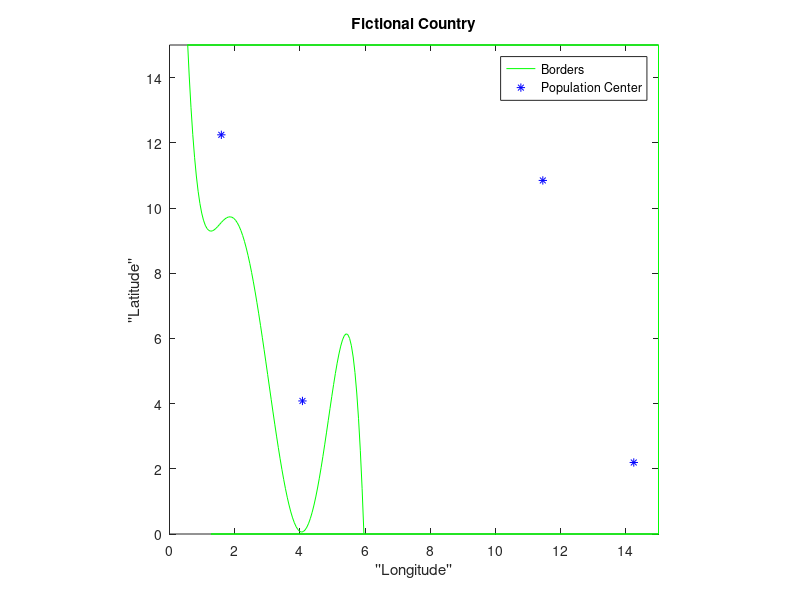
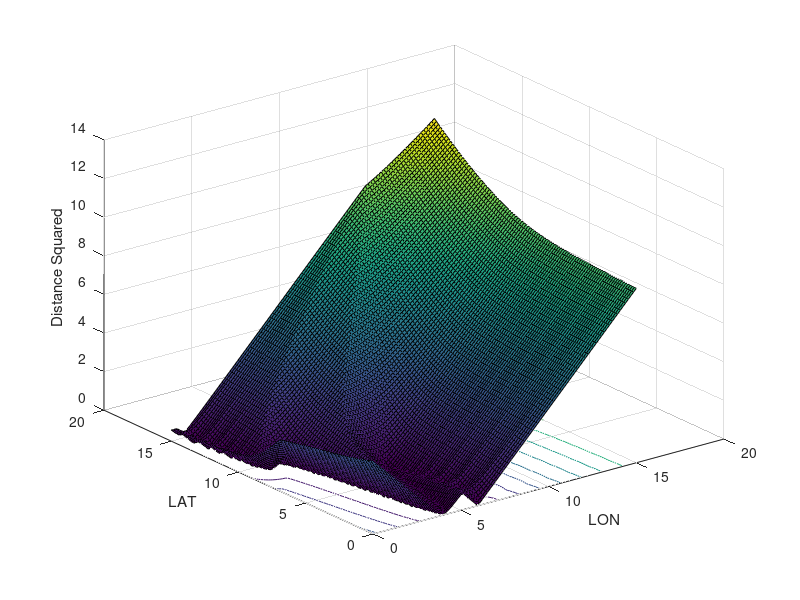

Source code (MATLAB) for these figures, in order: (Note: this script raises an error after producing the figures.)
clc; clear; close all

%% Defining the Coast

% Coefficients of polynomial that define the coastline have been
% predetermined (totally arbitrary, but still predetermined)
coastCoeff = load("coastPolyCoeffs.mat");
alphaStar = coastCoeff.alphaStar;

%Some linearly spaced x values
x = linspace(0.55,5.9625,100);

%The 5th-order polynomial that will define our coast:
fx = alphaStar(1,:) + alphaStar(2,:).*x + alphaStar(3,:).*x.^2 + alphaStar(4,:).*x.^3 ...
    + alphaStar(5,:).*x.^4 + alphaStar(6,:).*x.^5;

coast_line = @(x) alphaStar(1,:) + alphaStar(2,:).*x + alphaStar(3,:).*x.^2 + alphaStar(4,:).*x.^3 ...
    + alphaStar(5,:).*x.^4 + alphaStar(6,:).*x.^5;

%coast_line = @(x) -x+15

upper_bound = 15;
lower_bound = 0;
right_bound = 15;

options = optimset('Display','off');
x_bounds = [0 right_bound];
x_bounds = max(x_bounds, fsolve((@(x) (coast_line(x) - upper_bound)),0,options));
x_bounds = min(x_bounds, fsolve((@(x) (coast_line(x) - lower_bound)),0, options));

plot(x, fx,'g');
hold on

%%% Defining the borders of the country (just straight lines)

%Define upper border as straight line:
x1 = linspace(x_bounds(1), right_bound,2);
y1 = upper_bound.*ones(length(x1));
plot(x1,y1,'g','HandleVisibility','off')

%Define lower border as straight line:
x2 = linspace(x_bounds(2),right_bound ,2);
y2 = lower_bound.*ones(length(x2));
plot(x2,y2,'g','HandleVisibility','off')

%Define right side boarder as straight line:
xv = right_bound.*ones(2,1);
yv = linspace(lower_bound, upper_bound,length(xv));
plot(xv,yv,'g','HandleVisibility','off')


%% Plot some randomly selected population centers:
popCenters = [4.0783    4.0816;
              1.5899   12.2449;
             11.4516   10.8455;
             14.2416    2.1937;];
plot(popCenters(:,1),popCenters(:,2),'b*')

%% Add some titles and labels
legend("Borders","Population Center")
title("Fictional Country")
xlabel("''Longitude''")
ylabel("''Latitude''")
axis([0 right_bound lower_bound upper_bound]) 
axis equal

%% Distance to coastline

%Create a meshgrid of lat/lon coordinates
Lat = linspace(0,15,100);
Lon = linspace(0,15,100);
[LAT,LON] = meshgrid(Lat,Lon);

%Create distance variables:
D2Coast = zeros(length(x),1);    %At a given point, this is the distance to every point 
                           %on the function fx
minD2Coast = zeros(size(LAT));   %Minimum distance from each x,y coordinate to the line fx

for i = 1:length(LON)
    for j = 1:length(LAT)
        for n = 1:length(x)
            D2Coast(n) = sqrt((LON(i,j)-x(n))^2 + (LAT(i,j)-fx(n))^2);    %Calculate distance from coordinates to point on the line
        end
        minD2Coast(i,j) = unique(min(D2Coast));
    end
end
%Plot
figure(2)
surfc(LON,LAT,minD2Coast)
xlabel("LON")
ylabel("LAT")
zlabel("Distance Squared")

[string_poly, coeffs] = CreatePoly(6);
ft=fittype(string_poly, ...
           'independent', {'x','y'}, ...
           'dependent',{'z'}, ...
           'coefficients',coeffs');

D2Coast_fit = fit([LON(:), LAT(:)], minD2Coast(:), ft,'StartPoint', zeros(size(coeffs)), ...
    'MaxFunEvals', 10000, 'MaxIter', 10000);

figure
plot(D2Coast_fit)


%% Distance to cities

D2City1 = zeros(size(LAT));
D2City2 = zeros(size(LAT));
D2City3 = zeros(size(LAT));
D2City4 = zeros(size(LAT));

%Population of cities
popCity1 = 100;
popCity2 = 250;
popCity3 = 75;
popCity4 = 275;
totalPop = popCity1+popCity2+popCity3+popCity4;

%Normalize each cities population by the total population
normPop1 = popCity1/totalPop;   
normPop2 = popCity2/totalPop;
normPop3 = popCity3/totalPop;
normPop4 = popCity4/totalPop;

%LAT/LON coordinates of cities
popCenters = [4.0783    4.0816;
              1.5899   12.2449;
             11.4516   10.8455;
             14.2416    2.1937;];

for i = 1:length(LON)
    for j = 1 : length(LAT)
        D2City1(i,j) = sqrt((LON(i,j)-popCenters(1,1))^2 + (LAT(i,j)-popCenters(1,2))^2);
        D2City2(i,j) = sqrt((LON(i,j)-popCenters(2,1))^2 + (LAT(i,j)-popCenters(2,2))^2);
        D2City3(i,j) = sqrt((LON(i,j)-popCenters(3,1))^2 + (LAT(i,j)-popCenters(3,2))^2);
        D2City4(i,j) = sqrt((LON(i,j)-popCenters(4,1))^2 + (LAT(i,j)-popCenters(4,2))^2);

    end
end

%Developing the cost function based on cities:
d2pop = normPop1.*D2City1 + normPop2.*D2City2 + normPop3.*D2City3 ...
    + normPop4.*D2City4;

figure;
surf(LON,LAT,d2pop);

%% Putting them together 
figure;
costMap = d2pop + minD2Coast;
surf(LON,LAT,d2pop+minD2Coast)
    
%%
figure(1)
